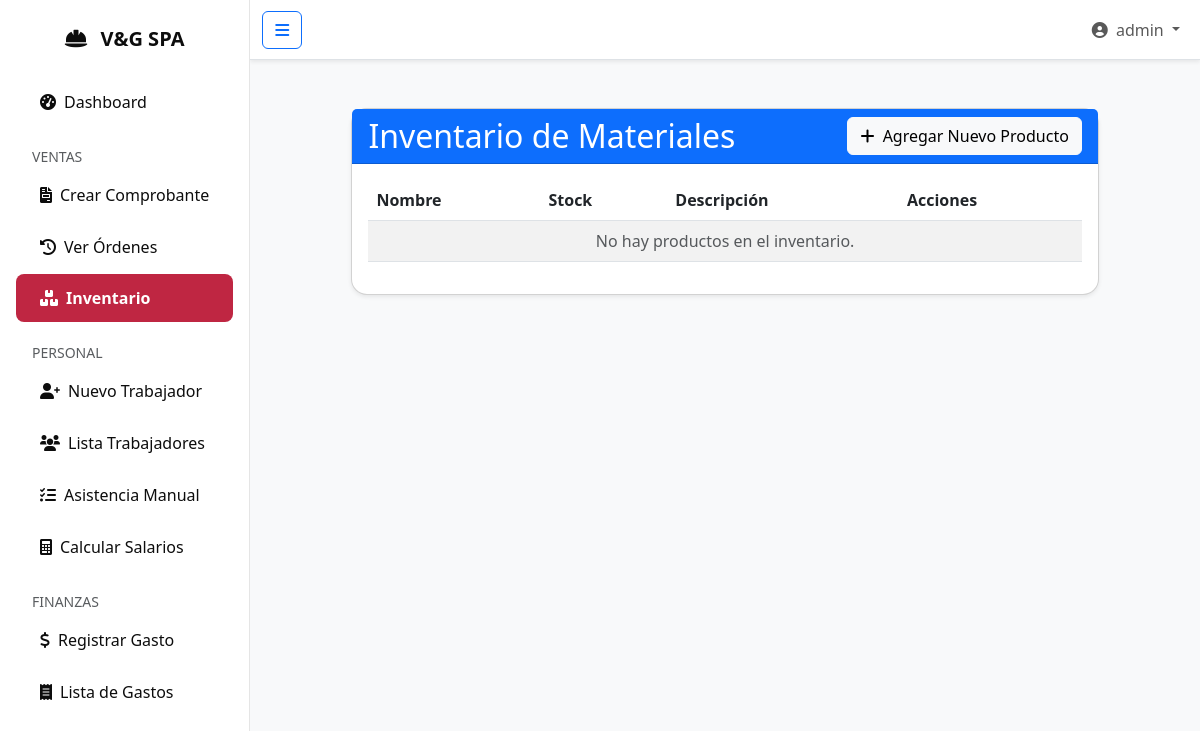
The page /inventario/ (signed in) on the database as committed earlier.
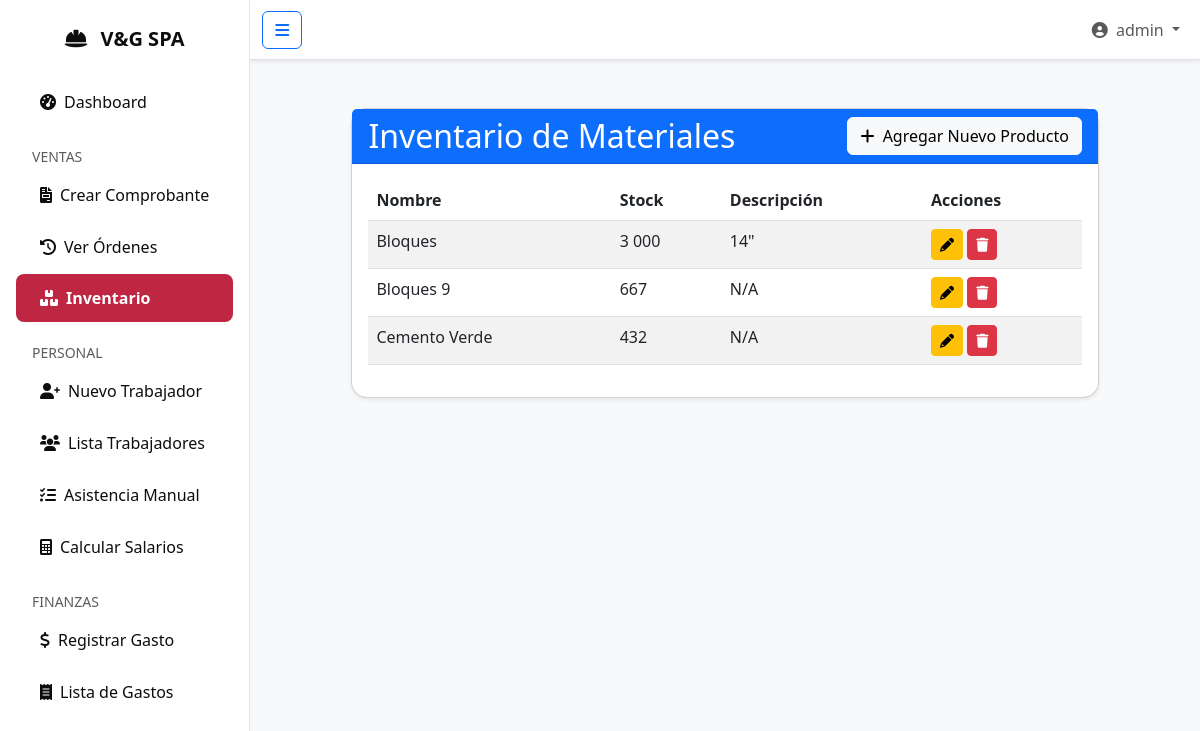
The same page on the database as committed later.
### inventario/models.py (models this page shows, shortened)
class Producto(models.Model):
    nombre = models.CharField(max_length=100, unique=True)
    stock = models.PositiveIntegerField(default=0)
    descripcion = models.TextField(blank=True, null=True)
    class Meta:
        verbose_name_plural = "Productos"

### inventario/views.py (the view)
# urls.py: path('inventario/', include('inventario.urls', namespace='inventario')),
@login_required
def inventario(request):
    productos = Producto.objects.all().order_by('nombre')
    return render(request, 'inventario/inventario.html', {'productos': productos})

### inventario/templates/inventario/inventario.html (shortened to what this page needs)
{% extends 'core/base.html' %}
{% load humanize %}
{% block contenido %}
<div class="container mt-4">
    <div class="row justify-content-center">
        <div class="col-md-10">
            <div class="card shadow-sm">
                <div class="card-header bg-primary text-white d-flex justify-content-between align-items-center">
                    <h2 class="mb-0">Inventario de Materiales</h2>
                    <a href="{% url 'inventario:crear' %}" class="btn btn-light">
                        <i class="fas fa-plus me-1"></i> Agregar Nuevo Producto
                    </a>
                </div>
                <div class="card-body">
                    <div class="table-responsive">
                        <table class="table table-striped table-hover">
                            <thead>
                                <tr>
                                    <th>Nombre</th>
                                    <th>Stock</th>
                                    <th>Descripción</th>
                                    <th>Acciones</th>
                                </tr>
                            </thead>
                            <tbody>
                                {% for producto in productos %}
                                <tr>
                                    <td>{{ producto.nombre }}</td>
                                    <td>{{ producto.stock|intcomma }}</td>
                                    <td>{{ producto.descripcion|default:"N/A"|truncatewords:15 }}</td>
                                    <td>
                                        <a href="{% url 'inventario:editar' producto.pk %}" class="btn btn-warning btn-sm" title="Editar">
                                             <i class="fas fa-pencil-alt"></i>
                                        </a>
                                        <form action="{% url 'inventario:eliminar' producto.pk %}" method="post" style="display:inline;" onsubmit="return confirm('¿Estás seguro de que quieres eliminar este producto: {{ producto.nombre|escapejs }}?');">
                                            <button type="submit" class="btn btn-danger btn-sm" title="Eliminar">
                                                <i class="fas fa-trash"></i>
                                            </button>
                                        </form>
                                    </td>
                                </tr>
                                {% empty %}
                                <tr>
                                    <td colspan="4" class="text-center text-muted">No hay productos en el inventario.</td>
                                </tr>
                                {% endfor %}
                            </tbody>
                        </table>
                    </div>
                </div>
            </div>
        </div>
    </div>
</div>
{% endblock %}

Rows that differ between the two databases and show on the page:
added Producto: nombre "Bloques", stock "3 000", descripcion "14\""
added Producto: nombre "Bloques 9", stock "667", descripcion "N/A"
added Producto: nombre "Cemento Verde", stock "432", descripcion "N/A"
Other text that changed with them:
text no longer shown: "No hay productos en el inventario."
